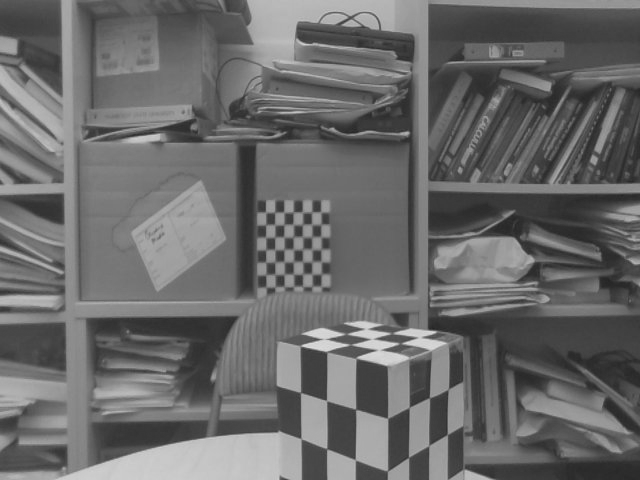
//> input picture leftBW.ppm, 640 x 480 px
$ ./match   (built with g++ and OpenCV 4)
//> lines starting //> are read from the running program, lines starting //| are printed output that depends on the picture
#include <iostream>
#include <opencv2/opencv.hpp>

using namespace cv;
using namespace std;

int main() {
    // Load the left and right images
    Mat imgLeft = imread("leftBW.ppm", IMREAD_GRAYSCALE);
//> imgLeft is the input picture: 480 rows x 640 cols, CV_8UC1; min 34, max 226, mean 106.2
    Mat imgRight = imread("rightBW.ppm",IMREAD_GRAYSCALE);
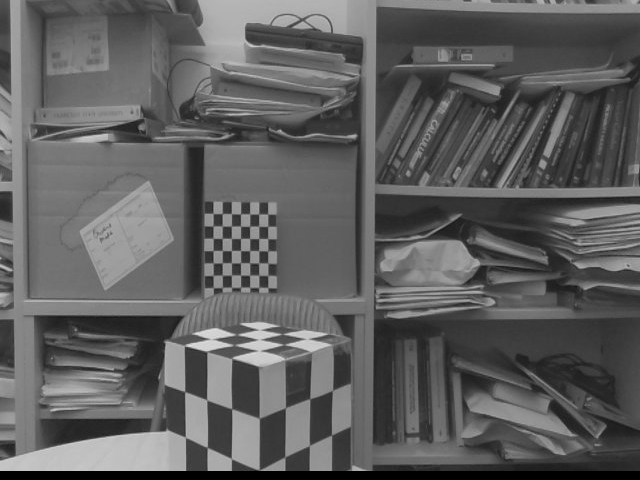
//> input picture rightBW.ppm, 640 x 480 px
//> imgRight is the input picture: 480 rows x 640 cols, CV_8UC1; min 0, max 224, mean 94.7

    if (imgLeft.empty() || imgRight.empty()) {
        cout << "Error loading images" << endl;
        return -1;
    }

    // Stereo matching using StereoSGBM
    int minDisparity = 0;
    int numDisparities = 128; // Range of disparity
    int blockSize = 13;
    int speckleWindowSize = 200;
    int speckleRange = 32;
    int disp12MaxDiff = 1;
    int P1 = 8 * 1 * blockSize * blockSize;
    int P2 = 32 * 1 * blockSize * blockSize;

    Ptr<StereoSGBM> stereoSGBM = StereoSGBM::create(
        minDisparity, numDisparities, blockSize, P1, P2, disp12MaxDiff,
        speckleWindowSize, speckleRange, false
    );

    Mat leftGray, rightGray;
    if(imgLeft.channels() > 1){
        cvtColor(imgLeft, leftGray, COLOR_BGR2GRAY);
    } else {
        leftGray = imgLeft;
    }

    if(imgRight.channels() > 1){
        cvtColor(imgRight, rightGray, COLOR_BGR2GRAY);
    } else {
        rightGray = imgRight;
    }

    equalizeHist(leftGray, leftGray);
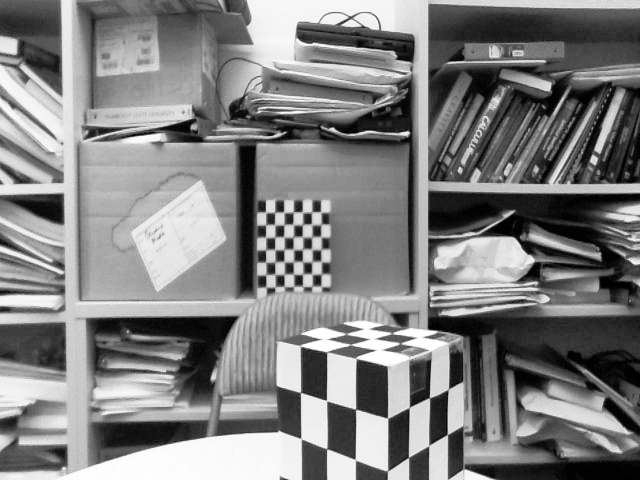
//> leftGray: 480 rows x 640 cols, CV_8UC1; min 0, max 255, mean 128.5
    equalizeHist(rightGray, rightGray);
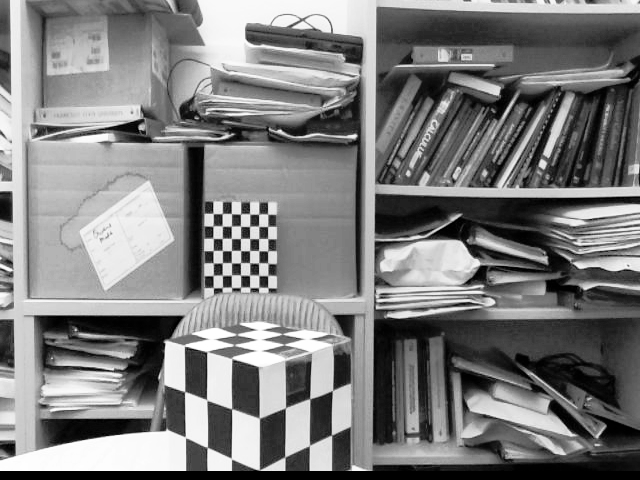
//> rightGray: 480 rows x 640 cols, CV_8UC1; min 0, max 255, mean 126.1

    Mat disparityMap;
    stereoSGBM->compute(leftGray, rightGray, disparityMap);
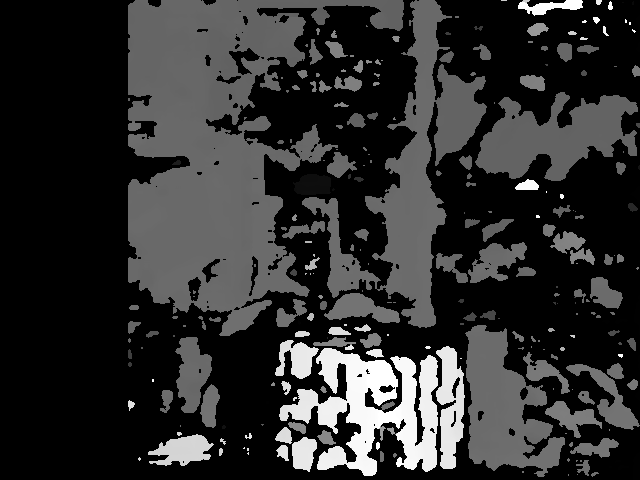
//> disparityMap: 480 rows x 640 cols, CV_16SC1; min -16, max 2032, mean 359.7; drawn with min black and max white

    // Convert disparity map to depth map (replace with your calibration values)
    double focalLength = 560; // Example focal length
    double baseline = 60.0; // Example baseline distance
    Mat depthMap;

    disparityMap.convertTo(depthMap, CV_32F, 1.0/16.0);

    for (int y = 0; y < depthMap.rows; y++) {
        for (int x = 0; x < depthMap.cols; x++) {
            float disparity = depthMap.at<float>(y, x);
            if (disparity > 0) {
                depthMap.at<float>(y, x) = (focalLength * baseline) / disparity;
            } else {
                depthMap.at<float>(y, x) = 0; // Or a large value to indicate invalid depth
            }
        }
    }
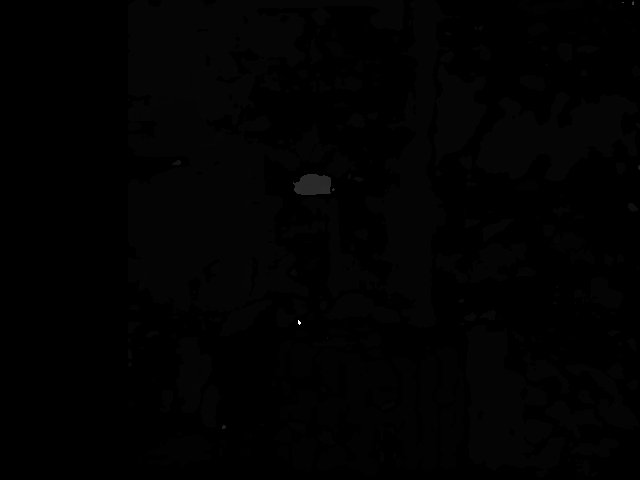
//> depthMap: 480 rows x 640 cols, CV_32FC1; min 0, max 33600, mean 232.4; drawn with min black and max white

    // Normalize and display depth map
    Mat depthMapNormalized;
    normalize(depthMap, depthMapNormalized, 0, 255, NORM_MINMAX, CV_8U);

    bitwise_not(depthMapNormalized, depthMapNormalized);
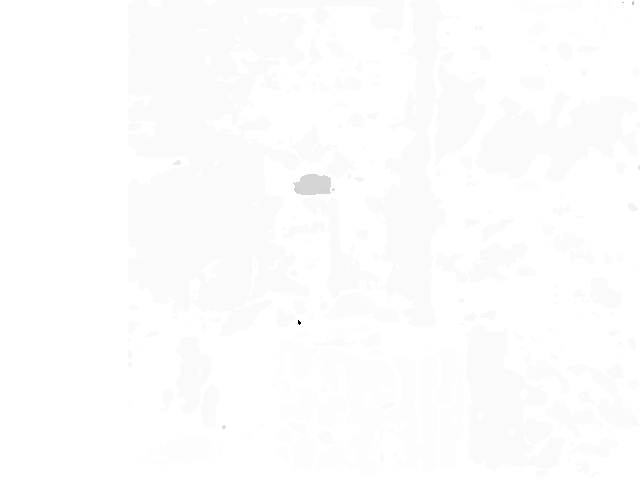
//> depthMapNormalized: 480 rows x 640 cols, CV_8UC1; min 0, max 255, mean 253.2

    String outputFilename = "depth_map.png";
    bool saveSuccess = imwrite(outputFilename, depthMapNormalized);
    if (saveSuccess) {
        cout << "Depth map saved as " << outputFilename << endl;
    } else {
        cout << "Error: Could not save depth map image" << endl;
    }

    return 0;
}
